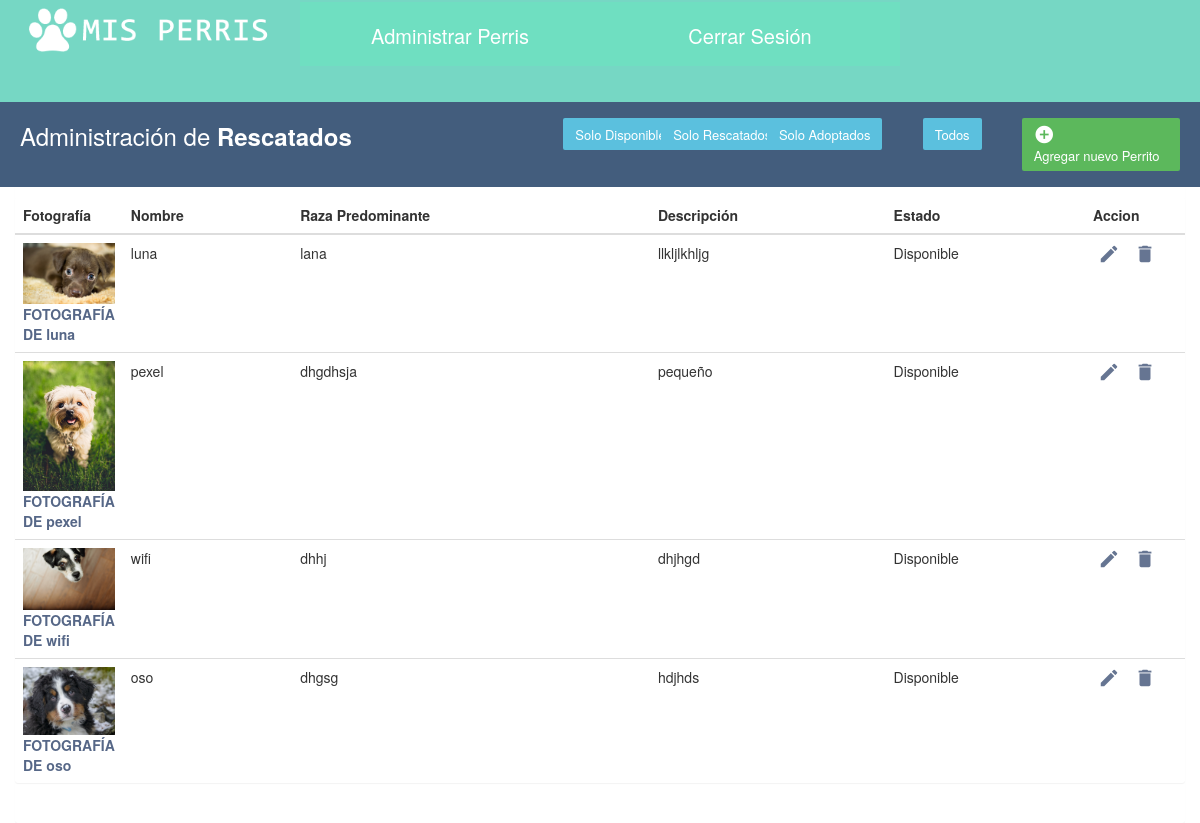
Screenshot of /listard/ with the database file from the repository.
### web_misperris/models.py (models this page shows, shortened)
class Rescatado(models.Model):
    foto = models.ImageField(upload_to='./media/imagenes/')#RUTA DE IMAGENES
    nombre = models.CharField(max_length=30, primary_key=True)
    raza = models.CharField(max_length=30)
    descr = models.TextField(null=True, blank=True)
    estado = models.CharField(max_length=30,default="Rescatado", choices=(('Rescatado','Rescatado'),('Disponible','Disponible'),('Adoptado','Adoptado')))

### web_misperris/views.py (the view)
# urls.py: path('listard/', views.RescatadoListD.as_view(), name = 'rescatado_list_disponible'),
class RescatadoListD(ListView):
    model = Rescatado
    template_name = 'web_misperris/rescatado_list.html'
    queryset = Rescatado.objects.filter(estado = 'Disponible')

### web_misperris/templates/web_misperris/rescatado_list.html (shortened to what this page needs)
{% load static %}
<!DOCTYPE html>
<html>
  <head>
    <link rel="stylesheet" type="text/css" href="{% static 'CSS/crud-estilo.css' %}">
     <link rel="stylesheet" type="text/css" href="{% static 'CSS/index-estilo.css' %}">
    <link rel="stylesheet" type="text/css" href="{% static 'CSS/bootstrap.min.css' %}">
    <link rel="stylesheet" type="text/css" href="{% static 'CSS/font-awesome.min.css' %}">
  </head>
  <body>
    <div class="container" style="width:100%;">
      <nav class="row">
        <div class="col-xs-12 col-sm-3">
          <img  src="{% static 'IMG/logo.png' %}" id="logo" alt="no se pudo cargar la imagen">
        </div>
        <div class="col-xs-12 col-sm-3 menu">
          <a href="{% url 'rescatado_list' %}" style="color:white;">Administrar Perris</a>
        </div>
        <div class="col-xs-12 col-sm-3 menu boton" style="margin-bottom:3%;">
          <a href="{% url 'index' %}" style="color:white;">Cerrar Sesión</a>
        </div>
      </nav>
      <div class="table-wrapper">
        <div class="table-title">
          <div class="row">
            <div class="col-xs-5 col-md-6 col-sm-4 col-lg-6">
              <h2>Administración de <b>Rescatados</b></h2>
            </div>
            <div class="col-xs-1 col-md-1 col-sm-2 col-lg-1">
              <a href="{% url 'rescatado_list_disponible' %}" class="btn btn-info"><span>Solo Disponibles</span></a>
            </div>
            <div class="col-xs-1 col-md-1 col-sm-2 col-lg-1">
              <a href="{% url 'rescatado_list_rescatado' %}" class="btn btn-info"><span>Solo Rescatados</span></a>
            </div>
            <div class="col-xs-1 col-md-1 col-sm-2 col-lg-1">
              <a href="{% url 'rescatado_list_adoptado' %}" class="btn btn-info"><span>Solo Adoptados</span></a>
            </div>
            <div class="col-xs-1 col-md-1 col-sm-2 col-lg-1">
              <a href="{% url 'rescatado_list' %}" class="btn btn-info"><span>Todos</span></a>
            </div>
            <div class="col-xs-3 col-md-3 col-sm-2 col-lg-2">
              <a href="{% url 'rescatado_create' %}" class="btn btn-success"><i class="material-icons">&#xE147;</i> <span>Agregar nuevo Perrito</span></a>
            </div>
          </div>
        </div>
        {% block content %}
        <table class="table table-wrapper">
          <thead>
            <tr>
              <th>Fotografía</th>
              <th>Nombre</th>
              <th>Raza Predominante</th>
              <th>Descripción</th>
              <th>Estado</th>
              <th>Accion</th>
            </tr>
          </thead>
          <tbody>
            {% if object_list %}
            {% for rescatado in object_list %}
            <tr>
              <td>
                  <a href="http://127.0.0.1:8000/media/{{ rescatado.foto }}">
                    <img src="http://127.0.0.1:8000/media/{{ rescatado.foto }}" width="100%">
                      FOTOGRAFÍA DE {{ rescatado.nombre }}
                  </a>
              </td>
              <td>{{ rescatado.nombre }}</td>
              <td>{{ rescatado.raza }}</td>
              <td>{{ rescatado.descr }}</td>
              <td>{{ rescatado.estado }}</td>
              <td>
                <a href="{% url 'rescatado_update' rescatado.nombre %}" class="Edit"><i class="material-icons"  title="Editar">&#xE254;</i></a>
                <a href="{% url 'rescatado_delete' rescatado.nombre %}" class="Delete"><i class="material-icons"  title="Eliminar">&#xE872;</i></a>
              </td>
            </tr>
            {% endfor %}
            {% else %}
            <h1>No hay datos</h1>
            {% endif %}
          </tbody>
        </table>
        {% endblock %}
      </div>
    </div>
  </body>
</html>

### web_misperris/static/CSS/crud-estilo.css (style rules this page uses)
body { color: #566787; background: #f5f5f5; font-family: 'Varela Round', sans-serif; font-size: 13px; }
.table-wrapper { background: #fff; padding: 20px 0px; border-radius: 3px; box-shadow: 0 1px 1px rgba(0,0,0,.05); }
.table-title { padding-bottom: 15px; background: #435d7d; color: #fff; padding: 16px 30px; margin: -20px -25px 10px; border-radius: 3px 3px 0 0; }
.table-title h2 { margin: 5px 0 0; font-size: 24px; }
.table-title .btn { color: #fff; float: right; font-size: 13px; border: none; min-width: 50px; border-radius: 2px; border: none; outline: none !important; margin-left: 10px; }
.table-title .btn i { float: left; font-size: 21px; margin-right: 5px; }
.table-title .btn span { float: left; margin-top: 2px; }
table.table tr th, table.table tr td { border-color: #e9e9e9; padding: 12px 15px; vertical-align: middle; }
table.table tr th:first-child { width: 60px; }
table.table tr th:last-child { width: 100px; }
table.table td:last-child i { opacity: 0.9; font-size: 22px; margin: 0 5px; }
table.table td a { font-weight: bold; color: #566787; display: inline-block; text-decoration: none; outline: none !important; }
table.table td i { font-size: 19px; }

### web_misperris/static/CSS/index-estilo.css (style rules this page uses)
body { font-family: arial; }
nav { background-color:#76D7C4; text-align:center; }
#logo { padding-top:8px; padding-bottom:8px; width:90%; }
.menu { background-color:#6FDFC1; color: white; font-size: 20px; padding-top:20px; padding-bottom:15px; margin-top:2px; margin-bottom:2px; }

### rows the page displays
Rescatado: foto (picture), nombre "luna", raza "lana", descr "llkljlkhljg", estado "Disponible"
Rescatado: foto (picture), nombre "pexel", raza "dhgdhsja", descr "pequeño", estado "Disponible"
Rescatado: foto (picture), nombre "wifi", raza "dhhj", descr "dhjhgd", estado "Disponible"
Rescatado: foto (picture), nombre "oso", raza "dhgsg", descr "hdjhds", estado "Disponible"
